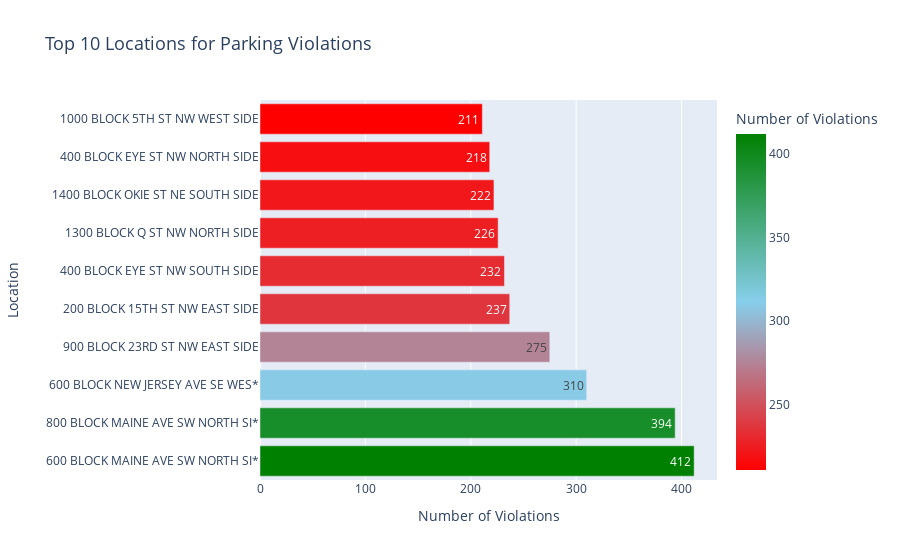

Source (notebook cell):
### Code cell
import plotly.express as px
import pandas as pd

# Sample DataFrame (Replace this with `location_counts` DataFrame)
data = {
    'LOCATION': location_counts['LOCATION'].head(10),
    'TICKET_NUMBER': location_counts['TICKET_NUMBER'].head(10)
}
location_df = pd.DataFrame(data)

# Create an interactive horizontal bar chart
fig = px.bar(
    location_df,
    x='TICKET_NUMBER',
    y='LOCATION',
    orientation='h',
    title='Top 10 Locations for Parking Violations',
    labels={'TICKET_NUMBER': 'Number of Violations', 'LOCATION': 'Location'},
    text='TICKET_NUMBER',  # Display counts on bars
    color='TICKET_NUMBER',  # Dynamic color for emphasis
    color_continuous_scale=['red', 'skyblue', 'green']  # Custom color palette
)

# Update layout for readability
fig.update_layout(
    title_font_size=18,
    xaxis_title='Number of Violations',
    yaxis_title='Location',
    xaxis=dict(tickfont=dict(size=12)),
    yaxis=dict(tickfont=dict(size=12)),
    showlegend=False
)

# Show the plot
fig.show()

### Figure 1 — Plotly figure (JSON) as saved in the notebook; plotly's stock layout.template omitted (floating-point values rounded to 4 significant figures)
{"data": [{"alignmentgroup": "True", "hovertemplate": "Number of Violations=%{marker.color}<br>Location=%{y}<extra></extra>", "legendgroup": "", "marker": {"color": [412, 394, 310, 275, 237, 232, 226, 222, 218, 211], "coloraxis": "coloraxis", "pattern": {"shape": ""}}, "name": "", "offsetgroup": "", "orientation": "h", "showlegend": false, "text": [412, 394, 310, 275, 237, 232, 226, 222, 218, 211], "textposition": "auto", "type": "bar", "x": [412, 394, 310, 275, 237, 232, 226, 222, 218, 211], "xaxis": "x", "y": ["   600 BLOCK MAINE AVE SW NORTH SI*", "   800 BLOCK MAINE AVE SW NORTH SI*", "   600 BLOCK NEW JERSEY AVE SE WES*", "   900 BLOCK 23RD ST NW EAST SIDE", "   200 BLOCK 15TH ST NW EAST SIDE", "   400 BLOCK EYE ST NW SOUTH SIDE", "  1300 BLOCK Q ST NW NORTH SIDE", "  1400 BLOCK OKIE ST NE SOUTH SIDE", "   400 BLOCK EYE ST NW NORTH SIDE", "  1000 BLOCK 5TH ST NW WEST SIDE"], "yaxis": "y"}], "layout": {"barmode": "relative", "coloraxis": {"colorbar": {"title": {"text": "Number of Violations"}}, "colorscale": [[0, "red"], [0.5, "skyblue"], [1, "green"]]}, "legend": {"tracegroupgap": 0}, "showlegend": false, "title": {"font": {"size": 18}, "text": "Top 10 Locations for Parking Violations"}, "xaxis": {"anchor": "y", "domain": [0, 1], "tickfont": {"size": 12}, "title": {"text": "Number of Violations"}}, "yaxis": {"anchor": "x", "domain": [0, 1], "tickfont": {"size": 12}, "title": {"text": "Location"}}}}
